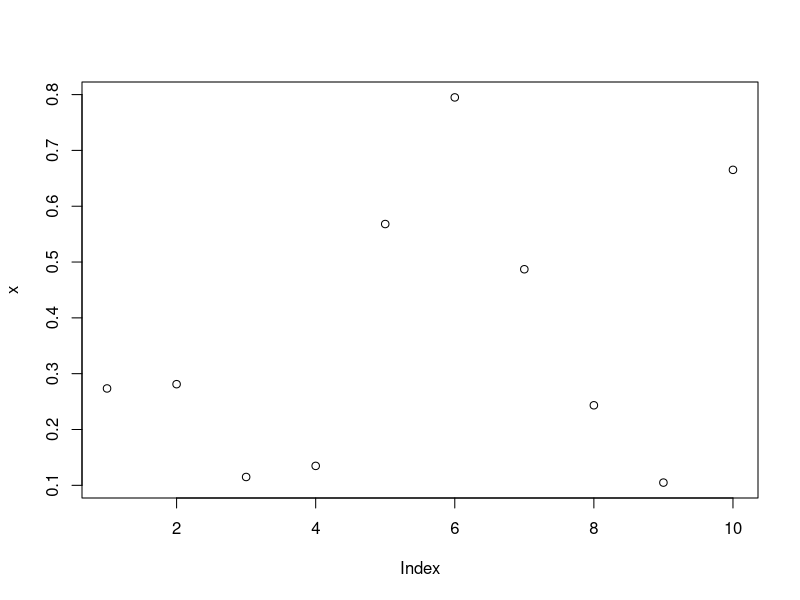

This chart was generated by the following R code:
#Output is always 0 to 1 

x<-runif(10)
plot(x)

a<- 2
x <- -(1/a)* log(1-runif(100));
x;
mean(x)

alp =2; lmd = 0.5
u<- runif(10)
x<- (-(1/lmd) * log(1-u))^(1/alp)
x;